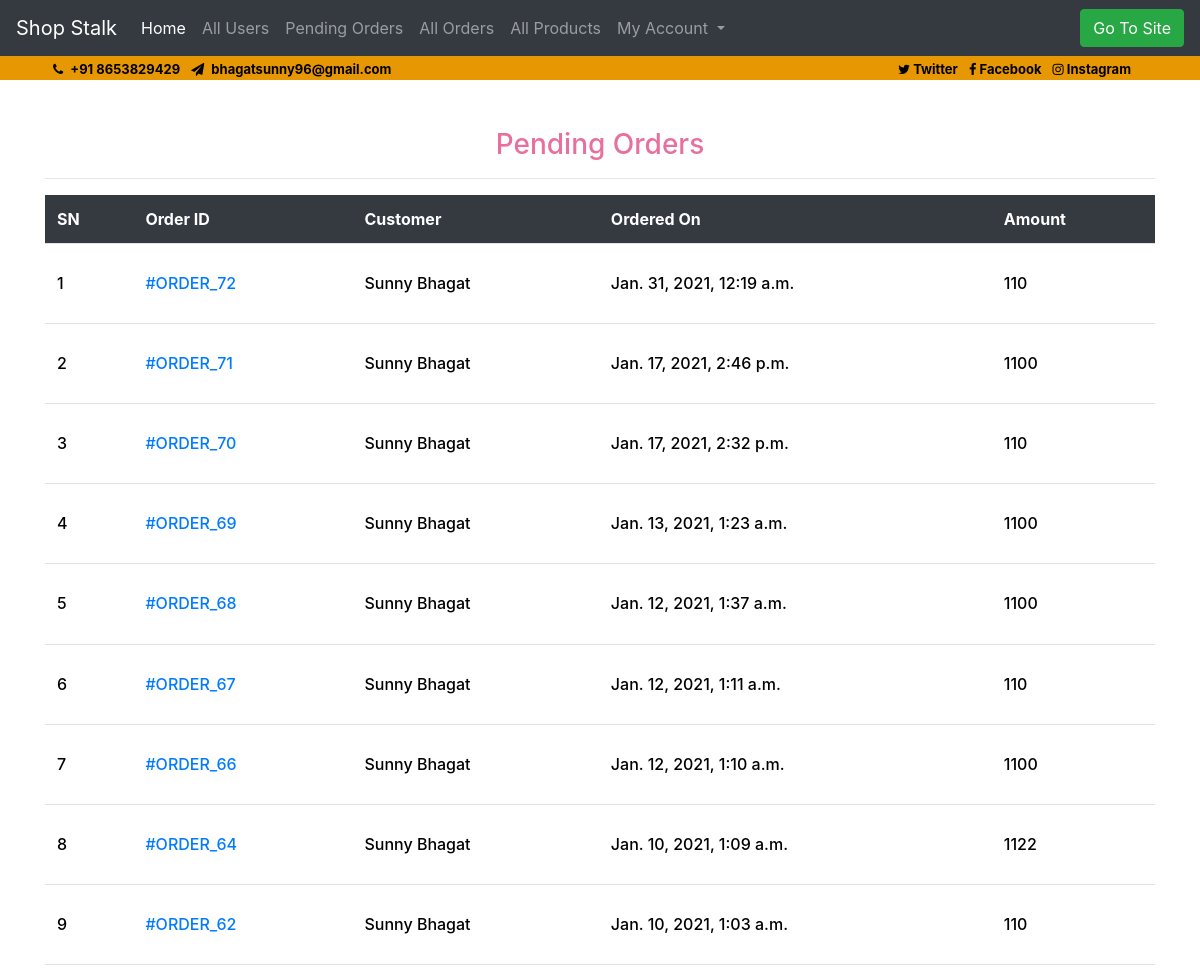
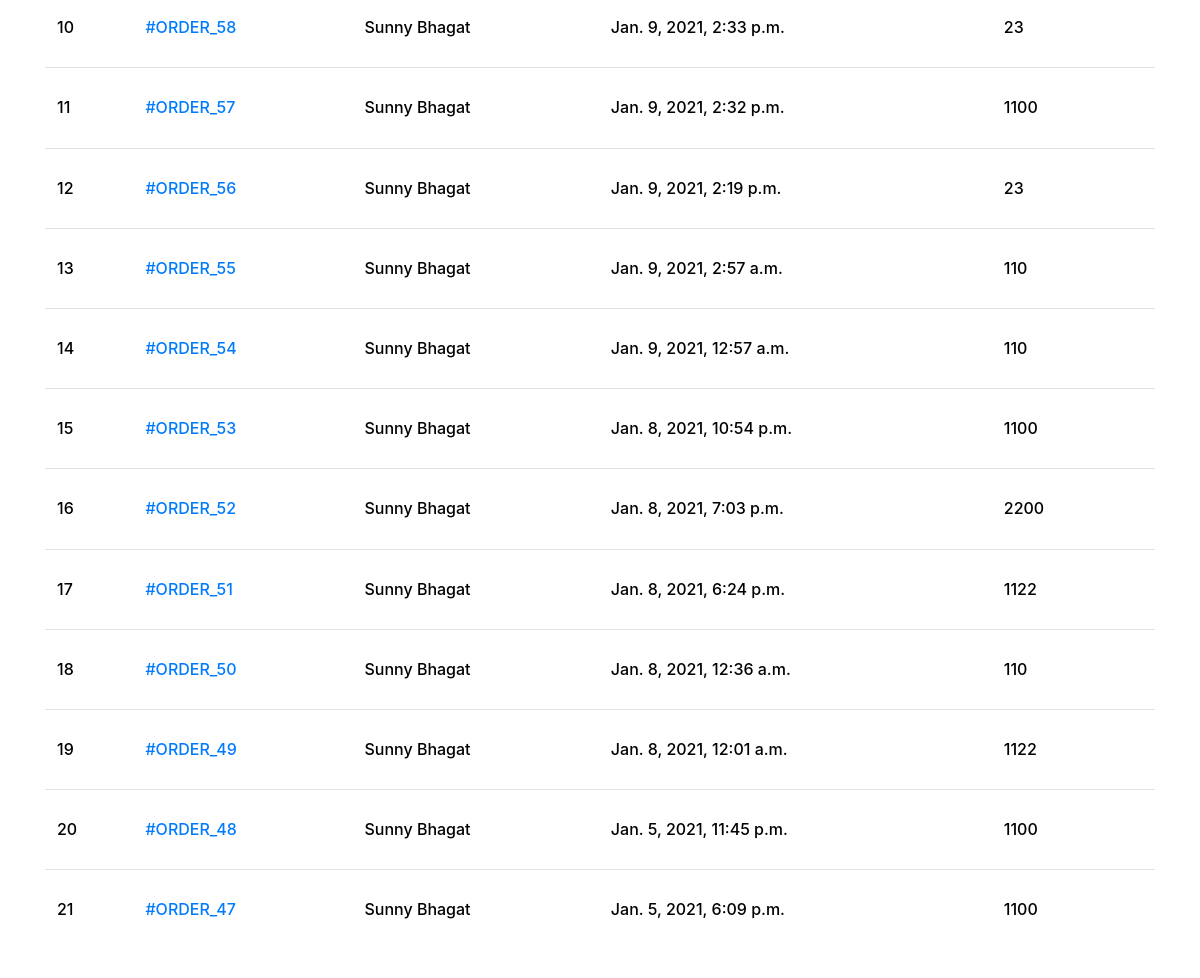
The app's page /admin-pending-orders/ (signed in) with its own data (2 pictures, top to bottom).
### ecom/models.py (models this page shows, shortened)
class Order(models.Model):
    cart = models.OneToOneField(Cart, on_delete=models.CASCADE)
    ordered_by = models.CharField(max_length=200)
    shipping_address = models.CharField(max_length=200)
    mobile = models.CharField(max_length=10)
    email = models.EmailField(null=True, blank=True)
    subtotal = models.PositiveIntegerField()
    discount = models.PositiveIntegerField()
    total = models.PositiveIntegerField()
    order_status = models.CharField(max_length=50, choices=ORDER_STATUS)
    created_at = models.DateTimeField(auto_now_add=True)
    payment_method = models.CharField(max_length=20, choices=METHOD, default="Cash On Delivery")
    payment_completed = models.BooleanField(default=False, null=True, blank=True)

### ecom/views.py (the view)
# urls.py: path("admin-pending-orders/", AdminPendingOrderView.as_view(), name="adminpendingorder"),
class AdminPendingOrderView(AdminRequiredMixin,TemplateView):
    template_name="adminpages/adminpendingorder.html"
    def get_context_data(self, **kwargs):
        context = super().get_context_data(**kwargs)
        context["pendingorders"] = Order.objects.filter(
            order_status="Order Received").order_by("-id")
        return context

### ecom/views.py (called while the page is built)
    def dispatch(self, request, *args, **kwargs):
        if request.user.is_authenticated and Admin.objects.filter(user=request.user).exists():
            pass
        else:
            return redirect("/admin-login/")
        return super().dispatch(request, *args, **kwargs)

### templates/adminpages/adminpendingorder.html (shortened to what this page needs)
{% extends "adminpages/adminbase.html" %}
{% block content %}
<section class ="mt-5">
    <div class="container">
        <h3 style="text-align: center; color: #e7709e;">Pending Orders</h3>
        <hr>
        <div class="pending">
            <div class="table-responsive">
                <table class="table">
                    <thead class="thead-dark">
                        <tr>
                            <th scope="col" class="text-white">SN</th>
                            <th scope="col" class="text-white">Order ID</th>
                            <th scope="col" class="text-white">Customer</th>
                            <th scope="col" class="text-white">Ordered On</th>
                            <th scope="col" class="text-white">Amount</th>
                        </tr>
                    </thead>
                    <tbody>
                        {% for order in pendingorders %}
                        <tr>
                            <td><h6>{{forloop.counter}}</h6></td>
                            <td><h6><a href="{% url 'ecom:adminorderdetail' order.id %}">#ORDER_{{order.id}}</a></h6></td>
                            <td><h6>{{order.ordered_by}}</h6></td>
                            <td><h6>{{order.created_at}}</h6></td>
                            <td><h6>{{order.total}}</h6></td>
                        </tr>
                        {% endfor %}
                    </tbody>
                </table>
            </div>
        </div>
    </div>
</section>
{% endblock %}

### templates/adminpages/adminpendingorder.html (style rules this page uses)
.pending .table { margin-bottom: 30px; border-bottom: 1px solid #ffffff; }
.pending .table thead tr th { border-top: 0px; font-size: 16px; font-weight: bold; border-bottom: 0px; }
.pending .table tbody tr td { padding-top: 30px; padding-bottom: 30px; vertical-align: middle; align-self: center; }
.pending .table tbody tr td h6 { font-size: 16px; color: black; margin-bottom: 0px; }

### records on screen
Order: id "72", ordered_by "Sunny Bhagat", created_at "Jan. 31, 2021, 12:19 a.m.", total "110"
Order: id "71", ordered_by "Sunny Bhagat", created_at "Jan. 17, 2021, 2:46 p.m.", total "1100"
Order: id "70", ordered_by "Sunny Bhagat", created_at "Jan. 17, 2021, 2:32 p.m.", total "110"
Order: id "69", ordered_by "Sunny Bhagat", created_at "Jan. 13, 2021, 1:23 a.m.", total "1100"
Order: id "68", ordered_by "Sunny Bhagat", created_at "Jan. 12, 2021, 1:37 a.m.", total "1100"
Order: id "67", ordered_by "Sunny Bhagat", created_at "Jan. 12, 2021, 1:11 a.m.", total "110"
Order: id "66", ordered_by "Sunny Bhagat", created_at "Jan. 12, 2021, 1:10 a.m.", total "1100"
Order: id "64", ordered_by "Sunny Bhagat", created_at "Jan. 10, 2021, 1:09 a.m.", total "1122"
Order: id "62", ordered_by "Sunny Bhagat", created_at "Jan. 10, 2021, 1:03 a.m.", total "110"
Order: id "58", ordered_by "Sunny Bhagat", created_at "Jan. 9, 2021, 2:33 p.m.", total "23"
Order: id "57", ordered_by "Sunny Bhagat", created_at "Jan. 9, 2021, 2:32 p.m.", total "1100"
Order: id "56", ordered_by "Sunny Bhagat", created_at "Jan. 9, 2021, 2:19 p.m.", total "23"
Order: id "55", ordered_by "Sunny Bhagat", created_at "Jan. 9, 2021, 2:57 a.m.", total "110"
Order: id "54", ordered_by "Sunny Bhagat", created_at "Jan. 9, 2021, 12:57 a.m.", total "110"
Order: id "53", ordered_by "Sunny Bhagat", created_at "Jan. 8, 2021, 10:54 p.m.", total "1100"
Order: id "52", ordered_by "Sunny Bhagat", created_at "Jan. 8, 2021, 7:03 p.m.", total "2200"
Order: id "51", ordered_by "Sunny Bhagat", created_at "Jan. 8, 2021, 6:24 p.m.", total "1122"
Order: id "50", ordered_by "Sunny Bhagat", created_at "Jan. 8, 2021, 12:36 a.m.", total "110"
Order: id "49", ordered_by "Sunny Bhagat", created_at "Jan. 8, 2021, 12:01 a.m.", total "1122"
Order: id "48", ordered_by "Sunny Bhagat", created_at "Jan. 5, 2021, 11:45 p.m.", total "1100"
Order: id "47", ordered_by "Sunny Bhagat", created_at "Jan. 5, 2021, 6:09 p.m.", total "1100"
